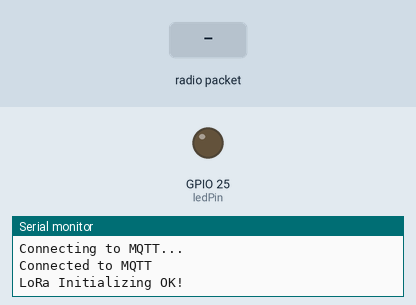
Simulated run of this sketch. Board: ESP32. Shown: output pins drawn as LEDs (lit = HIGH), the last lines printed to the serial monitor. The test bench sets the inputs (shaded band). WiFi joins after 1.5 s; servers stay silent unless stated; no radio packets arrive unless stated; no MQTT or app messages arrive unless stated.

Above: at 2.7 s.
2.8 s: radio packet "CHECKIN" arrives
At 3.7 s:
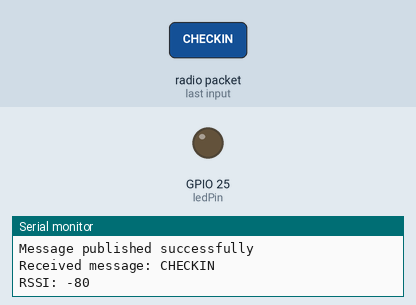
4.4 s: radio packet "EVENT" arrives
At 4.9 s:
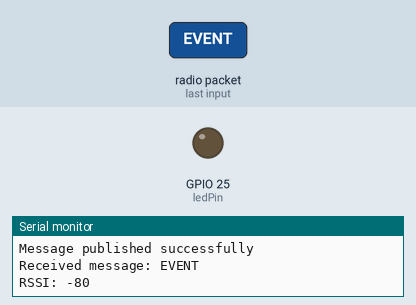
6.1 s: radio packet "1" arrives
At 7.4 s:
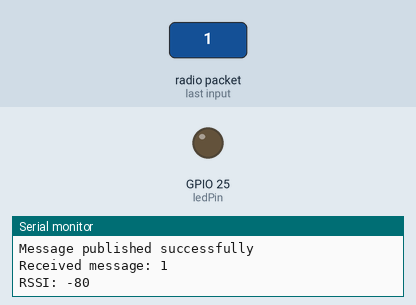
Timing chart, 0 to 9.1 s (numbered marks = the images above; inputs shaded):
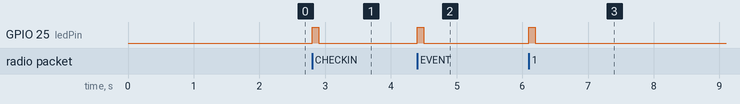

Measured:
- after the input at 2.8 s, GPIO 25 (ledPin): LOW → HIGH at once, → LOW 0.10 s later
- after the input at 4.4 s, GPIO 25 (ledPin): LOW → HIGH at once, → LOW 0.10 s later
- after the input at 6.1 s, GPIO 25 (ledPin): LOW → HIGH at once, → LOW 0.10 s later

The sketch:

LoraReceiverSkeleton_WithWifi_And_Mqtt.ino
```cpp
#include <SPI.h>
#include <LoRa.h>
#include <WiFi.h>
#include <PubSubClient.h>

// WiFi credentials
const char* ssid = "Addie_IoT";
const char* password = "123";

// MQTT broker details
const char* mqttServer = "192.168.68.75";
const char* mqttUser = "mqttuser";
const char* mqttPassword = "mqttpassword";
const int mqttPort = 1883;

// MQTT client
WiFiClient espClient;
PubSubClient client(espClient);

// LoRa pins
#define ss 18
#define rst 14
#define dio0 26

// LED pin
#define ledPin 25 // You can change this to any available GPIO pin

void setup() {
  Serial.begin(115200);
  while (!Serial);
  Serial.println("LoRa Receiver");

  // Connect to WiFi
  WiFi.begin(ssid, password);
  while (WiFi.status() != WL_CONNECTED) {
    delay(500);
    Serial.println("Connecting to WiFi...");
  }
  Serial.println("Connected to WiFi");

  // Connect to MQTT broker
  client.setServer(mqttServer, mqttPort);
  while (!client.connected()) {
    Serial.println("Connecting to MQTT...");
    if (client.connect("LoRaReceiver", mqttUser, mqttPassword)) {
      Serial.println("Connected to MQTT");
    } else {
      delay(500);
    }
  }

  // Setup LoRa
  LoRa.setPins(ss, rst, dio0);
  if (!LoRa.begin(915E6)) {
    Serial.println("Starting LoRa failed!");
    while (1);
  }

  // Set the same sync word as the sender
  LoRa.setSyncWord(0xF3);
  Serial.println("LoRa Initializing OK!");

  // Setup LED pin
  pinMode(ledPin, OUTPUT);
  digitalWrite(ledPin, LOW); // Ensure the LED is off initially
}

void loop() {
  client.loop();

  // Try to parse packet
  int packetSize = LoRa.parsePacket();
  if (packetSize) {
    // Read packet
    String message = "";
    while (LoRa.available()) {
      message += (char)LoRa.read();
    }

    // Get RSSI value
    int rssi = LoRa.packetRssi();

    // Blink the LED to indicate a message was received
    digitalWrite(ledPin, HIGH);  // Turn the LED on
    delay(100);                  // Keep the LED on for 100 milliseconds
    digitalWrite(ledPin, LOW);   // Turn the LED off

    // Short delay before sending ACK
    delay(50);

    // Send acknowledgment
    LoRa.beginPacket();
    LoRa.print("ACK");
    LoRa.endPacket();
    Serial.println("ACK sent");

    // Send RSSI value to MQTT topic "mailbox/lora-rssi"
    String rssiStr = String(rssi);
    if (client.publish("mailbox/lora-rssi", rssiStr.c_str())) {
      Serial.println("RSSI value published successfully");
    } else {
      Serial.println("Failed to publish RSSI value");
    }

    // Determine topic based on message
    String topic;
    if (message.startsWith("CHECKIN")) {
      topic = "mailbox/lora-checkin";
    } else if (message.startsWith("EVENT")) {
      topic = "mailbox/lora-event";
    } else {
      topic = "mailbox/lora-default";
    }

    // Send message to MQTT broker
    if (client.publish(topic.c_str(), message.c_str())) {
      Serial.println("Message published successfully");
    } else {
      Serial.println("Failed to publish message");
    }

    Serial.print("Received message: ");
    Serial.println(message);
    Serial.print("RSSI: ");
    Serial.println(rssi);
  }
}
```
